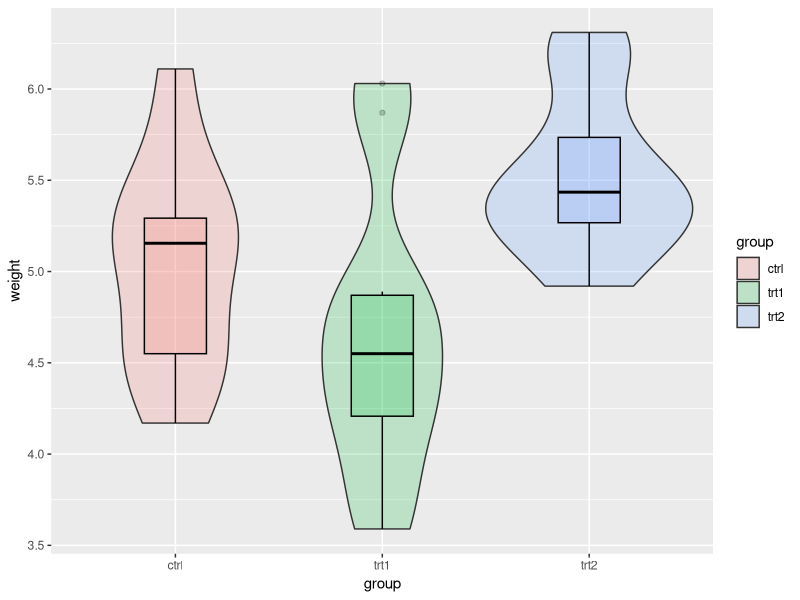
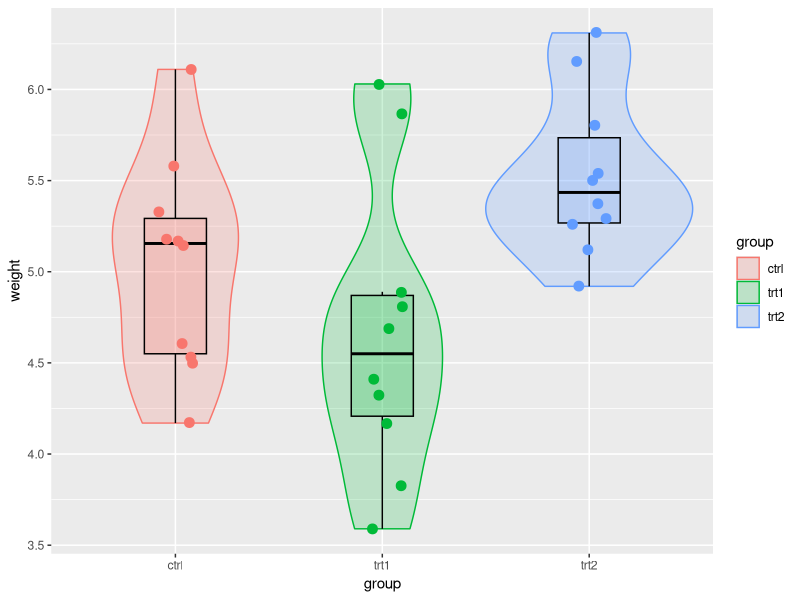

The R source for these figures, in order:
## ---- chunk 1
knitr::opts_chunk$set(message = FALSE,  
                      warning = FALSE,
                      results = "hide")   
## ---- chunk 2
library(ggplot2)

png(filename = paste0(getwd(), "/p1.png"),
    width = 4,
    height = 4,
    units = "in",
    res = 300)

ggplot(data = PlantGrowth,
       mapping = aes(x = group,
                     y = weight,
                     fill = group)) +
  
geom_violin(width = 1,
            alpha = 0.2) +
  
geom_boxplot(width = 0.3, 
             color = "black",
             alpha = 0.2,
             show.legend = F)

dev.off()
## ---- chunk 3
library(ggplot2)

png(filename = paste0(getwd(), "/p2.png"),
    width = 4,
    height = 4,
    units = "in",
    res = 300)

ggplot(data = PlantGrowth,
       mapping = aes(x = group,
                     y = weight,
                     fill = group,
                     color = group)) +
  
geom_violin(width = 1,
            alpha = 0.2) +
  
geom_boxplot(width = 0.3, 
             color = "black",
             alpha = 0.2,
             outliers = F, # ẩn outlier
             show.legend = F) +
  
geom_jitter(width = 0.1,
            size = 3,
            show.legend = F)

dev.off()
